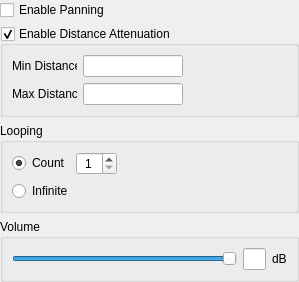
<?xml version="1.0" encoding="UTF-8"?>
<ui version="4.0">
 <class>CAudioConnectionInspectorPanel_sdlmixer</class>
 <widget class="QWidget" name="CAudioConnectionInspectorPanel_sdlmixer">
  <property name="geometry">
   <rect>
    <x>0</x>
    <y>0</y>
    <width>299</width>
    <height>249</height>
   </rect>
  </property>
  <property name="sizePolicy">
   <sizepolicy hsizetype="Preferred" vsizetype="Maximum">
    <horstretch>0</horstretch>
    <verstretch>0</verstretch>
   </sizepolicy>
  </property>
  <property name="windowTitle">
   <string>Inspector Panel</string>
  </property>
  <property name="autoFillBackground">
   <bool>true</bool>
  </property>
  <layout class="QVBoxLayout" name="horizontalLayout_22" stretch="0,0,0,0">
   <property name="spacing">
    <number>6</number>
   </property>
   <property name="leftMargin">
    <number>0</number>
   </property>
   <property name="topMargin">
    <number>0</number>
   </property>
   <property name="rightMargin">
    <number>0</number>
   </property>
   <property name="bottomMargin">
    <number>0</number>
   </property>
   <item>
    <widget class="QCheckBox" name="m_pEnablePanningCheckBox">
     <property name="text">
      <string>Enable Panning</string>
     </property>
    </widget>
   </item>
   <item>
    <widget class="QGroupBox" name="m_pEnableAttenuationGroup">
     <property name="title">
      <string>Enable Distance Attenuation</string>
     </property>
     <property name="checkable">
      <bool>true</bool>
     </property>
     <layout class="QVBoxLayout" name="verticalLayout_3">
      <item>
       <layout class="QHBoxLayout" name="horizontalLayout" stretch="0,0,0">
        <property name="bottomMargin">
         <number>0</number>
        </property>
        <item>
         <widget class="QLabel" name="label_2">
          <property name="sizePolicy">
           <sizepolicy hsizetype="Preferred" vsizetype="Fixed">
            <horstretch>0</horstretch>
            <verstretch>0</verstretch>
           </sizepolicy>
          </property>
          <property name="minimumSize">
           <size>
            <width>65</width>
            <height>0</height>
           </size>
          </property>
          <property name="maximumSize">
           <size>
            <width>65</width>
            <height>16777215</height>
           </size>
          </property>
          <property name="text">
           <string>Min Distance</string>
          </property>
         </widget>
        </item>
        <item>
         <widget class="QLineEdit" name="m_pMinDistanceAttenuationText">
          <property name="sizePolicy">
           <sizepolicy hsizetype="Preferred" vsizetype="Fixed">
            <horstretch>0</horstretch>
            <verstretch>0</verstretch>
           </sizepolicy>
          </property>
          <property name="maximumSize">
           <size>
            <width>100</width>
            <height>16777215</height>
           </size>
          </property>
          <property name="alignment">
           <set>Qt::AlignCenter</set>
          </property>
         </widget>
        </item>
        <item>
         <spacer name="horizontalSpacer">
          <property name="orientation">
           <enum>Qt::Horizontal</enum>
          </property>
          <property name="sizeHint" stdset="0">
           <size>
            <width>40</width>
            <height>0</height>
           </size>
          </property>
         </spacer>
        </item>
       </layout>
      </item>
      <item>
       <layout class="QHBoxLayout" name="horizontalLayout_2" stretch="0,0,0">
        <item>
         <widget class="QLabel" name="label">
          <property name="sizePolicy">
           <sizepolicy hsizetype="Preferred" vsizetype="Fixed">
            <horstretch>0</horstretch>
            <verstretch>0</verstretch>
           </sizepolicy>
          </property>
          <property name="minimumSize">
           <size>
            <width>65</width>
            <height>0</height>
           </size>
          </property>
          <property name="maximumSize">
           <size>
            <width>65</width>
            <height>16777215</height>
           </size>
          </property>
          <property name="text">
           <string>Max Distance</string>
          </property>
         </widget>
        </item>
        <item>
         <widget class="QLineEdit" name="m_pMaxDistanceAttenuationText">
          <property name="sizePolicy">
           <sizepolicy hsizetype="Preferred" vsizetype="Fixed">
            <horstretch>0</horstretch>
            <verstretch>0</verstretch>
           </sizepolicy>
          </property>
          <property name="maximumSize">
           <size>
            <width>100</width>
            <height>16777215</height>
           </size>
          </property>
          <property name="alignment">
           <set>Qt::AlignCenter</set>
          </property>
         </widget>
        </item>
        <item>
         <spacer name="horizontalSpacer_2">
          <property name="orientation">
           <enum>Qt::Horizontal</enum>
          </property>
          <property name="sizeHint" stdset="0">
           <size>
            <width>40</width>
            <height>0</height>
           </size>
          </property>
         </spacer>
        </item>
       </layout>
      </item>
     </layout>
    </widget>
   </item>
   <item>
    <widget class="QGroupBox" name="groupBox">
     <property name="title">
      <string>Looping</string>
     </property>
     <property name="checkable">
      <bool>false</bool>
     </property>
     <layout class="QVBoxLayout" name="verticalLayout_2">
      <item>
       <layout class="QHBoxLayout" name="horizontalLayout_3">
        <property name="bottomMargin">
         <number>0</number>
        </property>
        <item>
         <widget class="QRadioButton" name="m_pCountLoopingRadio">
          <property name="text">
           <string>Count</string>
          </property>
          <property name="checked">
           <bool>true</bool>
          </property>
         </widget>
        </item>
        <item>
         <widget class="QSpinBox" name="m_pLoopCountSpinBox">
          <property name="alignment">
           <set>Qt::AlignCenter</set>
          </property>
          <property name="minimum">
           <number>1</number>
          </property>
         </widget>
        </item>
        <item>
         <spacer name="horizontalSpacer_3">
          <property name="orientation">
           <enum>Qt::Horizontal</enum>
          </property>
          <property name="sizeHint" stdset="0">
           <size>
            <width>40</width>
            <height>20</height>
           </size>
          </property>
         </spacer>
        </item>
       </layout>
      </item>
      <item>
       <widget class="QRadioButton" name="m_pInfiniteLoopingRadio">
        <property name="text">
         <string>Infinite</string>
        </property>
       </widget>
      </item>
     </layout>
    </widget>
   </item>
   <item>
    <widget class="QGroupBox" name="groupBox_2">
     <property name="title">
      <string>Volume</string>
     </property>
     <layout class="QHBoxLayout" name="horizontalLayout_4" stretch="10,1,0">
      <item>
       <widget class="QSlider" name="m_pVolumeSlider">
        <property name="minimum">
         <number>-96</number>
        </property>
        <property name="maximum">
         <number>0</number>
        </property>
        <property name="orientation">
         <enum>Qt::Horizontal</enum>
        </property>
       </widget>
      </item>
      <item>
       <widget class="QLineEdit" name="m_pVolumeField">
        <property name="sizePolicy">
         <sizepolicy hsizetype="Maximum" vsizetype="Fixed">
          <horstretch>0</horstretch>
          <verstretch>0</verstretch>
         </sizepolicy>
        </property>
       </widget>
      </item>
      <item>
       <widget class="QLabel" name="label_3">
        <property name="text">
         <string>dB</string>
        </property>
       </widget>
      </item>
     </layout>
    </widget>
   </item>
  </layout>
 </widget>
 <resources/>
 <connections/>
</ui>
